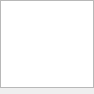
<?xml version="1.0" encoding="UTF-8"?>
<ui version="4.0">
 <class>PlaylistDisplayWidget</class>
 <widget class="QWidget" name="PlaylistDisplayWidget">
  <property name="geometry">
   <rect>
    <x>0</x>
    <y>0</y>
    <width>94</width>
    <height>94</height>
   </rect>
  </property>
  <property name="windowIcon">
   <iconset resource="../../../data/icons.qrc">
    <normaloff>:/icons/24x24/file-m3u.png</normaloff>:/icons/24x24/file-m3u.png</iconset>
  </property>
  <layout class="QVBoxLayout" name="verticalLayout">
   <property name="margin">
    <number>0</number>
   </property>
   <item>
    <widget class="QListView" name="playlistView">
     <property name="editTriggers">
      <set>QAbstractItemView::NoEditTriggers</set>
     </property>
     <property name="alternatingRowColors">
      <bool>true</bool>
     </property>
    </widget>
   </item>
   <item>
    <widget class="PlaylistFilterWidget" name="filters" native="true"/>
   </item>
  </layout>
 </widget>
 <customwidgets>
  <customwidget>
   <class>PlaylistFilterWidget</class>
   <extends>QWidget</extends>
   <header>ui/playlist/PlaylistFilterWidget.h</header>
   <container>1</container>
  </customwidget>
 </customwidgets>
 <resources>
  <include location="../../../data/icons.qrc"/>
 </resources>
 <connections/>
</ui>
